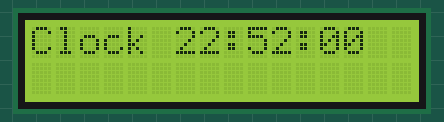
Bench run of a program on a simulated Raspberry Pi Pico running MicroPython. Shown: 16×2 character LCD. Library files of the repository ran but are not shown: pico_i2c_lcd.py.

Above: at 0.17 s.
At 5.51 s:
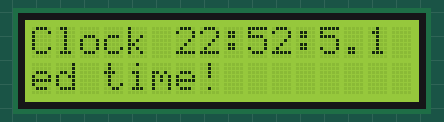
At 9.9 s:
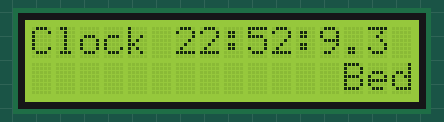
At 19.96 s:
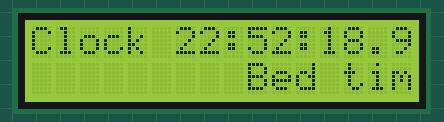
At 29.07 s:
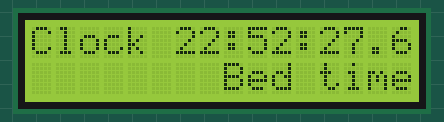
At 39.76 s:
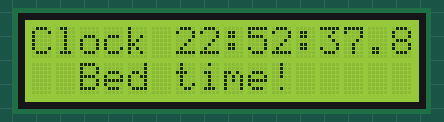

The program:

clock-and-text.py
```python
from machine import Pin, I2C
import utime
from pico_i2c_lcd import I2cLcd  # or: from i2c_lcd import I2cLcd

# Init LCD
i2c = I2C(0, sda=Pin(0), scl=Pin(1), freq=400000)
lcd = I2cLcd(i2c, 0x27, 2, 16)  # Change address if needed

# Settings
scroll_text_str = "Bed time!  "
scroll_delay = 0.3  # seconds

# Time variables
hour = 22
minute = 52
second = 0

# Prepare scrolling text buffer
padding = " " * 16
scroll_buffer = padding + scroll_text_str + padding
scroll_index = 0

while True:
    # --- CLOCK ON TOP LINE ---
    time_str = "{:02}:{:02}:{:02}".format(hour, minute, second)
    lcd.move_to(0, 0)
    lcd.putstr("Clock " + time_str)

    # --- SCROLLING TEXT ON BOTTOM LINE ---
    lcd.move_to(0, 1)
    lcd.putstr(scroll_buffer[scroll_index:scroll_index+16])
    scroll_index = (scroll_index + 1) % (len(scroll_buffer) - 15)

    # --- TICK TIME ---
    utime.sleep(scroll_delay)
    second += scroll_delay
    if second >= 60:
        second = 0
        minute += 1
    if minute >= 60:
        minute = 0
        hour += 1
    if hour >= 24:
        hour = 0
```
